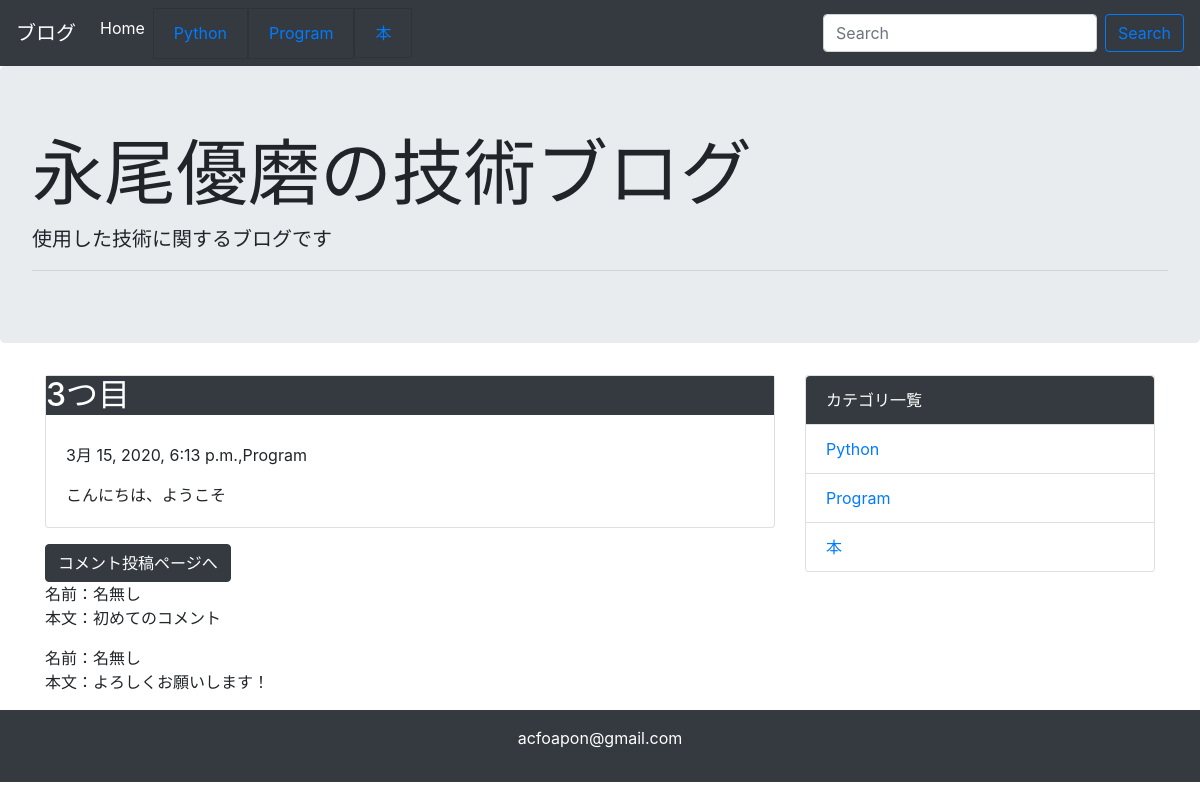
/detail/3, run on the app's committed database.
### blog/models.py (models this page shows, shortened)
class Category(models.Model):
    name = models.CharField('カテゴリ名', max_length=255)
    created_at = models.DateTimeField('作成日', default=timezone.now)
    def __str__(self):
        return self.name

class Post(models.Model):
    title = models.CharField('タイトル', max_length=255)
    text = models.TextField('本文')
    created_at = models.DateTimeField('作成日', default=timezone.now)
    category = models.ForeignKey(Category, verbose_name='カテゴリ', on_delete=models.PROTECT)

class Comment(models.Model):
    name = models.CharField('お名前', max_length=30, default='名無し')
    text = models.TextField('本文')
    post = models.ForeignKey(Post, verbose_name='紐付く記事', on_delete=models.PROTECT)
    created_at = models.DateTimeField('作成気', default=timezone.now)

### blog/views.py (the view)
# urls.py: path('detail/<int:pk>',views.DetailView.as_view(),name='detail'),
class DetailView(generic.DetailView):
    model = Post

### blog/context_processors.py (called while the page is built)
def common(request):
    context = {
        'category_list': Category.objects.all()
    }
    return context

### blog/templates/blog/post_detail.html
{% extends 'blog/base.html' %}
{% block content %}
     <div class="card mb-3">
            <h2 class="card-headerb bg-dark text-white">{{ post.title }}</h2>
            <div class="card-body">
                <p>{{ post.created_at }},{{ post.category }}</p>
                {{ post.text | linebreaksbr|urlize }}
            </div>
        </div>
<a class="btn btn-dark" href="{% url 'blog:comment' post.pk %}">コメント投稿ページへ</a>
{% for comment in post.comment_set.all %}
<p>
名前：{{ comment.name }}<br>
本文：{{ comment.text | linebreaksbr }}
</p>
{% endfor %}
{% endblock content %}

### blog/templates/blog/base.html (shortened to what this page needs)
<!doctype html>
<html lang="ja">
<head>
    <link rel="stylesheet" href="https://maxcdn.bootstrapcdn.com/bootstrap/4.0.0-beta.2/css/bootstrap.min.css"
>
</head>
<body>
<nav class="navbar navbar-expand-lg navbar-dark bg-dark">
    <a class="navbar-brand" href="">ブログ</a>
    <div class="collapse navbar-collapse" id="navbarSupportedContent">
        <ul class="navbar-nav mr-auto">
            <li class="nav-item active">
                <a class="nav-link" href="{% url 'blog:index' %}">Home</a>
            </li>
            <li class="nav-item active">
                {% for category in category_list %}
                    <li class="list-group-item bg-dark text-white">
                        <a href="{% url 'blog:category' category.pk %}"> {{ category }}</a>
                    </li>
                {% endfor %}
            </li>
    </div>
    <form class="form-inline my-2 my-lg-0" method="GET" action="{% url 'blog:index' %}">
        <input class="form-control mr-sm-2" type="text" placeholder="Search" aria-label="Search" name="keyword">
        <button class="btn btn-outline-primary my-2 my-sm-0" type="submit">Search</button>
    </form>
</nav>
<div class="jumbotron">
    <h1 class="display-3">永尾優磨の技術ブログ</h1>
    <p class="lead">使用した技術に関するブログです</p>
    <hr class="my-2">
</div>
<div class="container">
    <div class="row">
        <div class="col-md-8">
            {% block content %}
            {% endblock %}
        </div>
        <div class="col-md-4">
            <div class="card">
                <ul class="list-group list-group-flush">
                    <li class="list-group-item bg-dark text-white">カテゴリ一覧</li>
                    {% for category in category_list %}
                        <li class="list-group-item"><a href="{% url 'blog:category' category.pk %}"> {{ category }}</a>
                        </li>
                    {% endfor %}
                </ul>
            </div>
        </div>
    </div>
</div>
<footer class="bg-dark text-white text-center py-3">
    <p>acfoapon@gmail.com</p>
</footer>
</body>
</html>

### data on the page
Category: name "Python"
Category: name "Program"
Category: name "本"
Post: title "3つ目", created_at "3月 15, 2020, 6:13 p.m.", category "Program", text "こんにちは、ようこそ"
Comment: name "名無し", text "初めてのコメント"
Comment: name "名無し", text "よろしくお願いします！"
